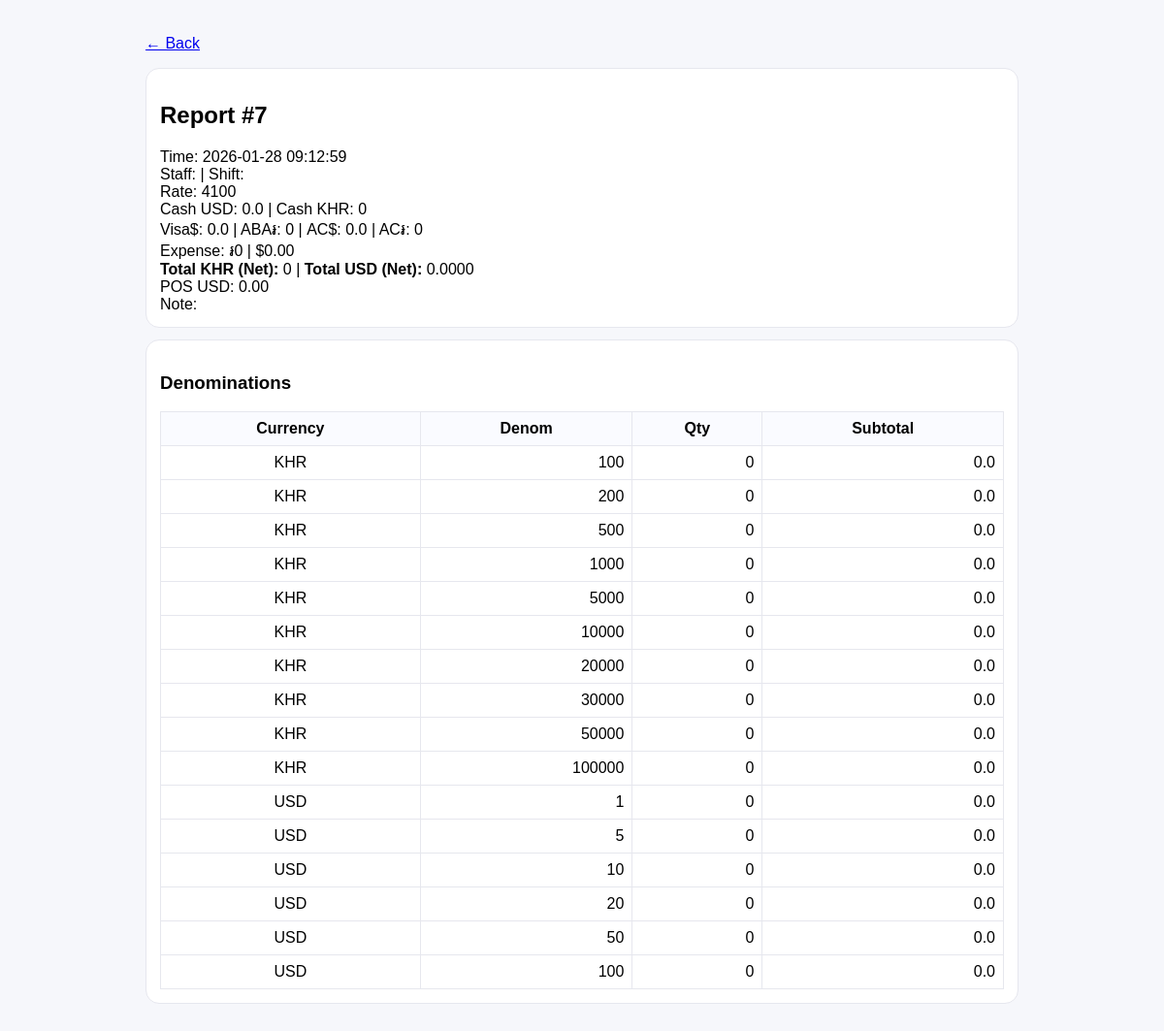
Screenshot of /reports/7 with the database file from the repository.
### tables this page shows
CREATE TABLE reports (
            id INTEGER PRIMARY KEY AUTOINCREMENT,
            created_at TEXT NOT NULL,
            staff TEXT,
            shift TEXT,
            exchange_rate INTEGER NOT NULL,

            visa_usd REAL NOT NULL DEFAULT 0,
            aba_khr INTEGER NOT NULL DEFAULT 0,
            ac_usd REAL NOT NULL DEFAULT 0,
            ac_khr INTEGER NOT NULL DEFAULT 0,

            pos_usd REAL NOT NULL DEFAULT 0,

            cash_usd REAL NOT NULL,
            cash_khr INTEGER NOT NULL,

            total_khr INTEGER NOT NULL,
            total_usd REAL NOT NULL,

            note TEXT
        , expense_usd REAL NOT NULL DEFAULT 0, expense_khr INTEGER NOT NULL DEFAULT 0);

CREATE TABLE report_denoms (
            id INTEGER PRIMARY KEY AUTOINCREMENT,
            report_id INTEGER NOT NULL,
            currency TEXT NOT NULL,   -- 'KHR' or 'USD'
            denom INTEGER NOT NULL,
            qty INTEGER NOT NULL DEFAULT 0,
            subtotal REAL NOT NULL DEFAULT 0,
            FOREIGN KEY(report_id) REFERENCES reports(id)
        );

### app.py (the view)
@app.get("/reports/<int:report_id>")
def report_detail(report_id: int):
    conn = db()
    rep = conn.execute("SELECT * FROM reports WHERE id=?", (report_id,)).fetchone()
    denoms = conn.execute(
        "SELECT * FROM report_denoms WHERE report_id=? ORDER BY currency, denom",
        (report_id,)
    ).fetchall()
    conn.close()
    if not rep:
        return "Not found", 404
    return render_template("report_detail.html", rep=rep, denoms=denoms)

### app.py (called while the page is built)
def db():
    conn = sqlite3.connect(DB_PATH)
    conn.row_factory = sqlite3.Row
    return conn

### templates/report_detail.html (shortened to what this page needs)
<!doctype html>
<html>
<head>
</head>
<body>
<div class="wrap">
  <p><a href="/reports">← Back</a></p>
  <div class="card">
    <h2>Report #{{ rep.id }}</h2>
    <div>Time: {{ rep.created_at }}</div>
    <div>Staff: {{ rep.staff }} | Shift: {{ rep.shift }}</div>
    <div>Rate: {{ rep.exchange_rate }}</div>
    <div>Cash USD: {{ rep.cash_usd }} | Cash KHR: {{ "{:,}".format(rep.cash_khr) }}</div>
    <div>Visa$: {{ rep.visa_usd }} | ABA៛: {{ "{:,}".format(rep.aba_khr) }} | AC$: {{ rep.ac_usd }} | AC៛: {{ "{:,}".format(rep.ac_khr) }}</div>
    <div>Expense: ៛{{ "{:,}".format(rep.expense_khr) }} | ${{ "%.2f"|format(rep.expense_usd) }}</div>
    <div><b>Total KHR (Net):</b> {{ "{:,}".format(rep.total_khr) }} | <b>Total USD (Net):</b> {{ "%.4f"|format(rep.total_usd) }}</div>
    <div>POS USD: {{ "%.2f"|format(rep.pos_usd) }}</div>
    <div>Note: {{ rep.note }}</div>
  </div>
  <div class="card">
    <h3>Denominations</h3>
    <table>
      <thead><tr><th>Currency</th><th>Denom</th><th>Qty</th><th>Subtotal</th></tr></thead>
      <tbody>
        {% for d in denoms %}
        <tr>
          <td style="text-align:center">{{ d.currency }}</td>
          <td>{{ d.denom }}</td>
          <td>{{ d.qty }}</td>
          <td>{{ d.subtotal }}</td>
        </tr>
        {% endfor %}
      </tbody>
    </table>
  </div>
</div>
</body>
</html>

### templates/report_detail.html (style rules this page uses)
body { font-family:Arial,"Noto Sans Khmer",sans-serif;background:#f6f7fb;margin:0;padding:20px }
.wrap { max-width:900px;margin:0 auto }
.card { background:#fff;border:1px solid #e6e7ee;border-radius:14px;padding:14px;margin-bottom:12px }
table { width:100%;border-collapse:collapse }
th,td { border:1px solid #e6e7ee;padding:8px;text-align:right }
th { background:#fafbff;text-align:center }
td:first-child,th:first-child { text-align:center }

### rows the page displays
reports: id "7", created_at "2026-01-28 09:12:59", exchange_rate "4100", cash_usd "0.0", cash_khr "0", visa_usd "0.0", aba_khr "0", ac_usd "0.0", ac_khr "0", expense_khr "0", expense_usd "0.00", total_khr "0", total_usd "0.0000", pos_usd "0.00"
report_denoms: currency "KHR", denom "100", qty "0", subtotal "0.0"
report_denoms: currency "KHR", denom "200", qty "0", subtotal "0.0"
report_denoms: currency "KHR", denom "500", qty "0", subtotal "0.0"
report_denoms: currency "KHR", denom "1000", qty "0", subtotal "0.0"
report_denoms: currency "KHR", denom "5000", qty "0", subtotal "0.0"
report_denoms: currency "KHR", denom "10000", qty "0", subtotal "0.0"
report_denoms: currency "KHR", denom "20000", qty "0", subtotal "0.0"
report_denoms: currency "KHR", denom "30000", qty "0", subtotal "0.0"
report_denoms: currency "KHR", denom "50000", qty "0", subtotal "0.0"
report_denoms: currency "KHR", denom "100000", qty "0", subtotal "0.0"
report_denoms: currency "USD", denom "1", qty "0", subtotal "0.0"
report_denoms: currency "USD", denom "5", qty "0", subtotal "0.0"
report_denoms: currency "USD", denom "10", qty "0", subtotal "0.0"
report_denoms: currency "USD", denom "20", qty "0", subtotal "0.0"
report_denoms: currency "USD", denom "50", qty "0", subtotal "0.0"
report_denoms: currency "USD", denom "100", qty "0", subtotal "0.0"
